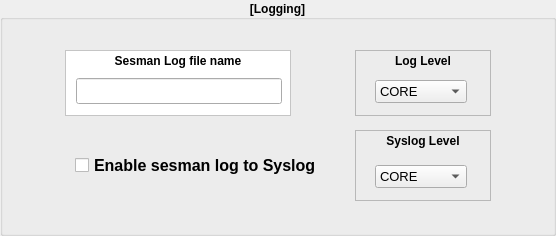
     <widget class="QGroupBox" name="groupBox">
      <property name="geometry">
       <rect>
        <x>520</x>
        <y>5</y>
        <width>556</width>
        <height>236</height>
       </rect>
      </property>
      <property name="font">
       <font>
        <weight>75</weight>
        <bold>true</bold>
       </font>
      </property>
      <property name="autoFillBackground">
       <bool>false</bool>
      </property>
      <property name="title">
       <string>[Logging]</string>
      </property>
      <property name="alignment">
       <set>Qt::AlignCenter</set>
      </property>
      <widget class="QCheckBox" name="enableSesmanSyslogCheckBox">
       <property name="geometry">
        <rect>
         <x>75</x>
         <y>150</y>
         <width>256</width>
         <height>31</height>
        </rect>
       </property>
       <property name="font">
        <font>
         <family>Arial</family>
         <pointsize>12</pointsize>
         <weight>75</weight>
         <bold>true</bold>
        </font>
       </property>
       <property name="toolTip">
        <string>&lt;html&gt;&lt;head/&gt;&lt;body&gt;&lt;p&gt;Enables logging to Syslog as well as the sesman log.&lt;/p&gt;&lt;/body&gt;&lt;/html&gt;</string>
       </property>
       <property name="whatsThis">
        <string comment="This option enables bitmap caching in xrdp " extracomment="This option enables bitmap caching in xrdp ">&lt;html&gt;&lt;head/&gt;&lt;body&gt;&lt;p&gt;&lt;span style=&quot; font-weight:600;&quot;&gt;Enables bitmap caching in xrdp.&lt;/span&gt;&lt;/p&gt;&lt;/body&gt;&lt;/html&gt;</string>
       </property>
       <property name="layoutDirection">
        <enum>Qt::LeftToRight</enum>
       </property>
       <property name="autoFillBackground">
        <bool>false</bool>
       </property>
       <property name="text">
        <string>Enable sesman log to Syslog</string>
       </property>
      </widget>
      <widget class="QLabel" name="label_31">
       <property name="geometry">
        <rect>
         <x>355</x>
         <y>50</y>
         <width>136</width>
         <height>66</height>
        </rect>
       </property>
       <property name="font">
        <font>
         <weight>75</weight>
         <bold>true</bold>
        </font>
       </property>
       <property name="autoFillBackground">
        <bool>false</bool>
       </property>
       <property name="frameShape">
        <enum>QFrame::StyledPanel</enum>
       </property>
       <property name="frameShadow">
        <enum>QFrame::Raised</enum>
       </property>
       <property name="text">
        <string>Log Level</string>
       </property>
       <property name="alignment">
        <set>Qt::AlignHCenter|Qt::AlignTop</set>
       </property>
      </widget>
      <widget class="QLabel" name="label_30">
       <property name="geometry">
        <rect>
         <x>65</x>
         <y>50</y>
         <width>226</width>
         <height>66</height>
        </rect>
       </property>
       <property name="font">
        <font>
         <weight>75</weight>
         <bold>true</bold>
        </font>
       </property>
       <property name="autoFillBackground">
        <bool>false</bool>
       </property>
       <property name="styleSheet">
        <string notr="true">background-color: rgb(255, 255, 255);</string>
       </property>
       <property name="frameShape">
        <enum>QFrame::StyledPanel</enum>
       </property>
       <property name="frameShadow">
        <enum>QFrame::Raised</enum>
       </property>
       <property name="text">
        <string>Sesman Log file name</string>
       </property>
       <property name="alignment">
        <set>Qt::AlignHCenter|Qt::AlignTop</set>
       </property>
      </widget>
      <widget class="QLabel" name="label_32">
       <property name="geometry">
        <rect>
         <x>355</x>
         <y>130</y>
         <width>136</width>
         <height>71</height>
        </rect>
       </property>
       <property name="font">
        <font>
         <weight>75</weight>
         <bold>true</bold>
        </font>
       </property>
       <property name="frameShape">
        <enum>QFrame::StyledPanel</enum>
       </property>
       <property name="frameShadow">
        <enum>QFrame::Raised</enum>
       </property>
       <property name="text">
        <string>Syslog Level</string>
       </property>
       <property name="alignment">
        <set>Qt::AlignHCenter|Qt::AlignTop</set>
       </property>
      </widget>
      <widget class="QComboBox" name="sesmanLogLevelComboBox">
       <property name="geometry">
        <rect>
         <x>375</x>
         <y>80</y>
         <width>96</width>
         <height>25</height>
        </rect>
       </property>
       <property name="font">
        <font>
         <pointsize>10</pointsize>
         <weight>50</weight>
         <bold>false</bold>
        </font>
       </property>
       <property name="cursor">
        <cursorShape>PointingHandCursor</cursorShape>
       </property>
       <property name="toolTip">
        <string>&lt;html&gt;&lt;head/&gt;&lt;body&gt;&lt;p&gt;The level at which sesman messages are logged.&lt;/p&gt;&lt;p&gt;There are 5 possible values;&lt;/p&gt;&lt;p&gt;&lt;span style=&quot; font-weight:600;&quot;&gt;CORE&lt;/span&gt; - Only log &amp;quot;core&amp;quot; messages - these are always logged and are included with any other log levels selected.&lt;/p&gt;&lt;p&gt;&lt;span style=&quot; font-weight:600;&quot;&gt;ERROR&lt;/span&gt; - Only log error messages.&lt;/p&gt;&lt;p&gt;&lt;span style=&quot; font-weight:600;&quot;&gt;WARNING&lt;/span&gt; - Will log warning and error messages.&lt;/p&gt;&lt;p&gt;&lt;span style=&quot; font-weight:600;&quot;&gt;INFO&lt;/span&gt; - Will log warning, error, and informational messages.&lt;/p&gt;&lt;p&gt;&lt;span style=&quot; font-weight:600;&quot;&gt;DEBUG&lt;/span&gt; - Everything will be logged. Additional low-level messages suitable for developers will be logged if sesman was compiled in debug mode.&lt;/p&gt;&lt;/body&gt;&lt;/html&gt;</string>
       </property>
       <property name="sizeAdjustPolicy">
        <enum>QComboBox::AdjustToContents</enum>
       </property>
       <item>
        <property name="text">
         <string comment="Log only core messages. these messages are _always_ logged, regardless the logging level selected. ">CORE</string>
        </property>
       </item>
       <item>
        <property name="text">
         <string>ERROR</string>
        </property>
       </item>
       <item>
        <property name="text">
         <string>WARNING</string>
        </property>
       </item>
       <item>
        <property name="text">
         <string>INFO</string>
        </property>
       </item>
       <item>
        <property name="text">
         <string>DEBUG</string>
        </property>
       </item>
      </widget>
      <widget class="QComboBox" name="sesmanSysLogLevelComboBox">
       <property name="enabled">
        <bool>true</bool>
       </property>
       <property name="geometry">
        <rect>
         <x>375</x>
         <y>165</y>
         <width>96</width>
         <height>25</height>
        </rect>
       </property>
       <property name="font">
        <font>
         <pointsize>10</pointsize>
         <weight>50</weight>
         <bold>false</bold>
        </font>
       </property>
       <property name="toolTip">
        <string>&lt;html&gt;&lt;head/&gt;&lt;body&gt;&lt;p&gt;Set the Syslog log-level.&lt;/p&gt;&lt;p&gt;This will be less than or equal to the sesman log file level.&lt;/p&gt;&lt;p&gt;If you change the sesman log file level lower, then the Syslog level will also be reduced to that level.&lt;/p&gt;&lt;p&gt;The Syslog level will always be the same as the sesman log level or lower.&lt;/p&gt;&lt;/body&gt;&lt;/html&gt;</string>
       </property>
       <property name="sizeAdjustPolicy">
        <enum>QComboBox::AdjustToContents</enum>
       </property>
       <item>
        <property name="text">
         <string comment="Log only core messages. these messages are _always_ logged, regardless the logging level selected. ">CORE</string>
        </property>
       </item>
       <item>
        <property name="text">
         <string>ERROR</string>
        </property>
       </item>
       <item>
        <property name="text">
         <string>WARNING</string>
        </property>
       </item>
       <item>
        <property name="text">
         <string>INFO</string>
        </property>
       </item>
       <item>
        <property name="text">
         <string>DEBUG</string>
        </property>
       </item>
      </widget>
      <widget class="QLineEdit" name="sesmanLogFileNameEntryBox">
       <property name="geometry">
        <rect>
         <x>76</x>
         <y>78</y>
         <width>206</width>
         <height>26</height>
        </rect>
       </property>
       <property name="toolTip">
        <string>&lt;html&gt;&lt;head/&gt;&lt;body&gt;&lt;p&gt;This is the path &amp;amp; name of the sesman log file.&lt;/p&gt;&lt;p&gt;You can specify a relative path or an absolute path.&lt;/p&gt;&lt;p&gt;The default is:&lt;br/&gt;${SES‐MAN_LOG_DIR}/sesman.log&lt;br/&gt;&lt;br/&gt;Which in most cases the path is &lt;span style=&quot; font-weight:600;&quot;&gt;/etc/xrdp&lt;/span&gt; and the file name is &lt;span style=&quot; font-weight:600;&quot;&gt;sesman.log&lt;/span&gt;.&lt;/p&gt;&lt;/body&gt;&lt;/html&gt;</string>
       </property>
       <property name="autoFillBackground">
        <bool>false</bool>
       </property>
      </widget>
      <zorder>label_30</zorder>
      <zorder>enableSesmanSyslogCheckBox</zorder>
      <zorder>label_31</zorder>
      <zorder>label_32</zorder>
      <zorder>sesmanLogLevelComboBox</zorder>
      <zorder>sesmanSysLogLevelComboBox</zorder>
      <zorder>sesmanLogFileNameEntryBox</zorder>
     </widget>
